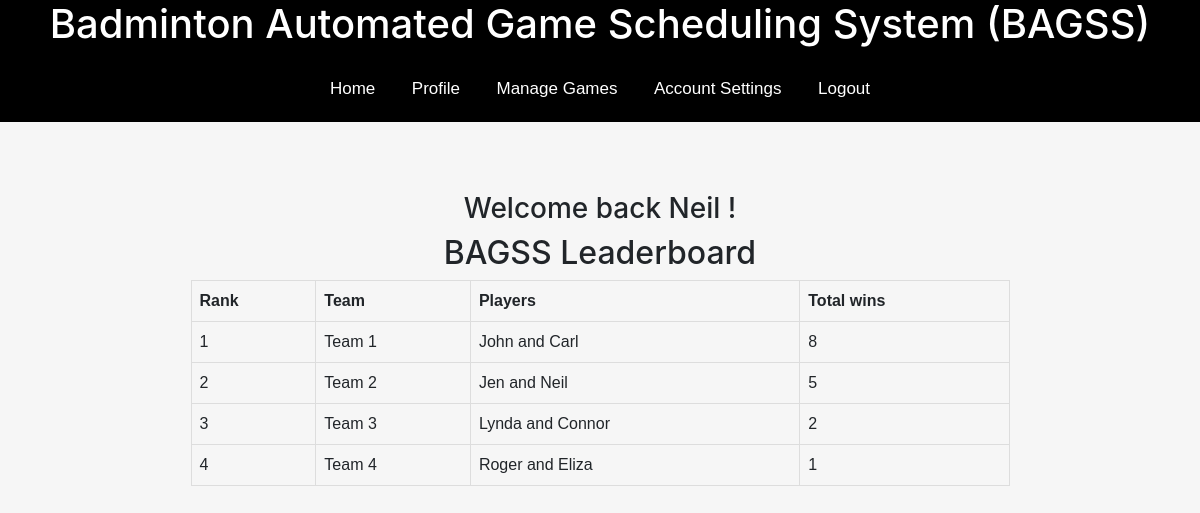
/ (signed in), run on the app's committed database.
### personal/models.py (models this page shows)
class Team(models.Model):
	player1 = models.ForeignKey(User, related_name = 'player1', on_delete=models.CASCADE)
	player2 = models.ForeignKey(User, related_name = 'player2', on_delete=models.CASCADE)
	total_wins = models.PositiveIntegerField(default = 0)
	leaderboard_position = models.PositiveIntegerField(default = 1)

### personal/views.py (the view)
# urls.py: url(r'^$', views.index, name='home'),
def index(request):
	team = db.Sql.get_teamTable()
	game = db.Sql.get_gameTable(request)
	return render(request, 'personal/homeL.html', {'content': [team, game]})

### personal/db.py (called while the page is built)
    def get_teamTable():
    	team = models.Team.objects.all().order_by("leaderboard_position")
    	return team

    def get_gameTable(request):
    	user_id = request.user.id
    	user_user = request.user
    	game = models.Game.objects.all()
    	return game

### personal/templates/personal/homeL.html
{% extends "personal/header.html" %}
{% block content %}
{% if user.is_authenticated %}
<center>
	<h3> Welcome back {{user.first_name}} ! </h3>
</center>
{% endif %}
<center>
	<h2> BAGSS Leaderboard </h2>
<table id="leaderboardTable">
	<tr>
	    <th>Rank</th>
	    <th>Team</th>
	    <th>Players</th>
	    <th>Total wins</th>
	</tr>
 	{% for team in content.0 %}
	<tr>
		<td>{{ team.leaderboard_position }}</td>
		<td>Team {{ team.id }}</td>
		<td>{{ team.player1.first_name }} and {{ team.player2.first_name }}</td>
		<td>{{ team.total_wins }}</td
	</tr>
	{% endfor %}
</table>
</center>
{% endblock %}

### personal/templates/personal/header.html (shortened to what this page needs)
<!DOCTYPE html>
<html lang="en">
<head>
	{% load staticfiles %}
	<link rel="stylesheet" href="{% static 'personal/css/bootstrap.min.css' %}" type = "text/css"/>
	<link rel="stylesheet" href="{% static 'personal/css/otherStyles.css' %}" type = "text/css"/>
	<div class="navigationBarTop">
		<div class="BadmintonTitle">
			<center>
				<h1> Badminton Automated Game Scheduling System (BAGSS) </h1>
			</center>
		</div>
		{% if user.is_authenticated %}
			<a href="/">Home</a>
			<a href="/profile">Profile</a>
			<a href="/manageGames">Manage Games</a>
			<a href="/accountSettings">Account Settings</a>
			<a href="/logout">Logout</a>
		{% else %}
			<a href="/">Home</a>
			<a href="/login">Login</a>
		{% endif %}
	</div>
	<br><br><br><br>
</head>
<body class="body" style="background-color:#f6f6f6">
	<div class='container-fluid'>
		<br><br><br><br>
		{% block content %}
		{% endblock %}
	</div>
</body>
</html>

### personal/static/personal/css/otherStyles.css (style rules this page uses)
#leaderboardTable { font-family: arial, sans-serif; border-collapse: collapse; width: 70%; }
td, th { border: 1px solid #dddddd; text-align: left; padding: 8px; }
div.BadmintonTitle { color: white; text-align: center; }
div.navigationBarTop { background-color: #000000; display: inline-block; text-align: center; overflow: hidden; position: fixed; top: 0px; left: 0px; width: 100%; }
div.navigationBarTop a { display: inline-block; color: white; text-align: center; padding: 20px 16px; text-decoration: none; font-family: "Arial", Helvetica, sans-serif; font-size: 17px; }

### data on the page
Team: leaderboard_position "1", id "1", player1.first_name "John", player2.first_name "Carl", total_wins "8"
Team: leaderboard_position "2", id "2", player1.first_name "Jen", player2.first_name "Neil", total_wins "5"
Team: leaderboard_position "3", id "3", player1.first_name "Lynda", player2.first_name "Connor", total_wins "2"
Team: leaderboard_position "4", id "4", player1.first_name "Roger", player2.first_name "Eliza", total_wins "1"

### other printed values
{{ user.first_name }} "Neil"
